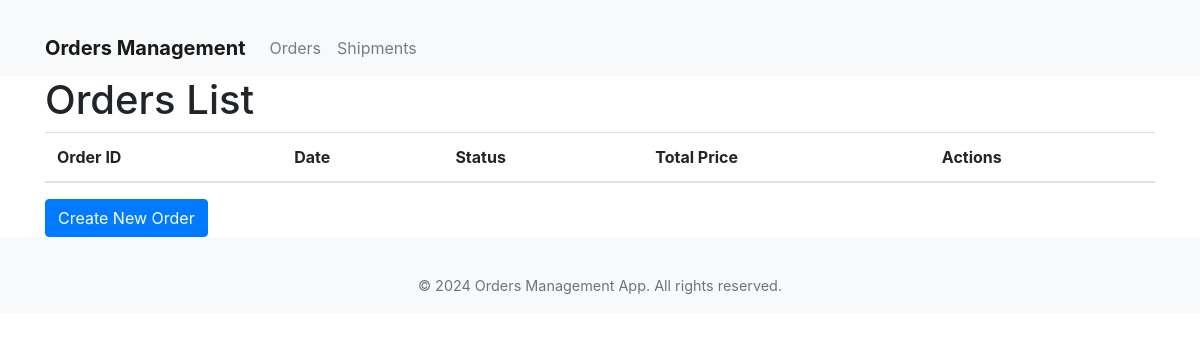
The app's page /orders/, older data.
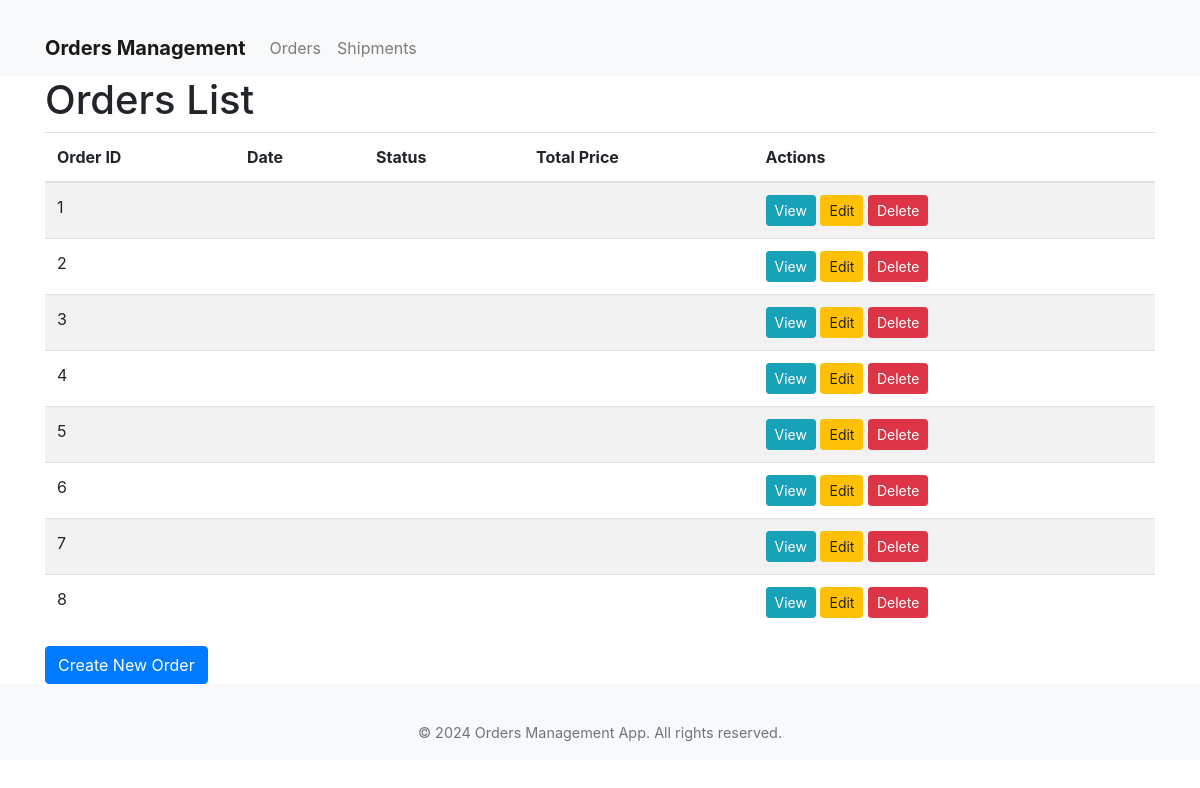
The same page, newer data.
### orders/models.py (models this page shows, shortened)
class Order(models.Model):
    STATUS_CHOICES = [
        ('Pending', 'Pending'),
        ('Shipped', 'Shipped'),
        ('Completed', 'Completed'),
    ]
    customer = models.ForeignKey(Customer, on_delete=models.CASCADE)
    order_date = models.DateTimeField(auto_now_add=True)
    order_status = models.CharField(max_length=10, choices=STATUS_CHOICES, default='Pending')
    total_amount = models.DecimalField(max_digits=10, decimal_places=2, default=0)

### orders/views.py (the view)
# urls.py: path('', views.order_list, name='order_list'),
def order_list(request):
    orders = Order.objects.all()
    return render(request, 'orders/order_list.html', {'orders': orders})

### orders/templates/orders/order_list.html (shortened to what this page needs)
{% extends 'orders/layout.html' %}
{% block content %}
<h1>Orders List</h1>
<table class="table table-striped">
    <thead>
        <tr>
            <th>Order ID</th>
            <th>Date</th>
            <th>Status</th>
            <th>Total Price</th>
            <th>Actions</th>
        </tr>
    </thead>
    <tbody>
        {% for order in orders %}
        <tr>
            <td>{{ order.id }}</td>
            <td>{{ order.date }}</td>
            <td>{{ order.status }}</td>
            <td>{{ order.total_price }}</td>
            <td>
                <a href="{% url 'orders:order_detail' order.id %}" class="btn btn-info btn-sm">View</a>
                <a href="{% url 'orders:order_update' order.id %}" class="btn btn-warning btn-sm">Edit</a>
                <a href="{% url 'orders:order_delete' order.id %}" class="btn btn-danger btn-sm">Delete</a>
            </td>
        </tr>
        {% endfor %}
    </tbody>
</table>
<a href="{% url 'orders:order_create' %}" class="btn btn-primary">Create New Order</a>
{% endblock %}

Row changes from the older to the newer data that the page shows:
added Order: id "1"
added Order: id "2"
added Order: id "3"
added Order: id "4"
added Order: id "5"
added Order: id "6"
added Order: id "7"
added Order: id "8"
